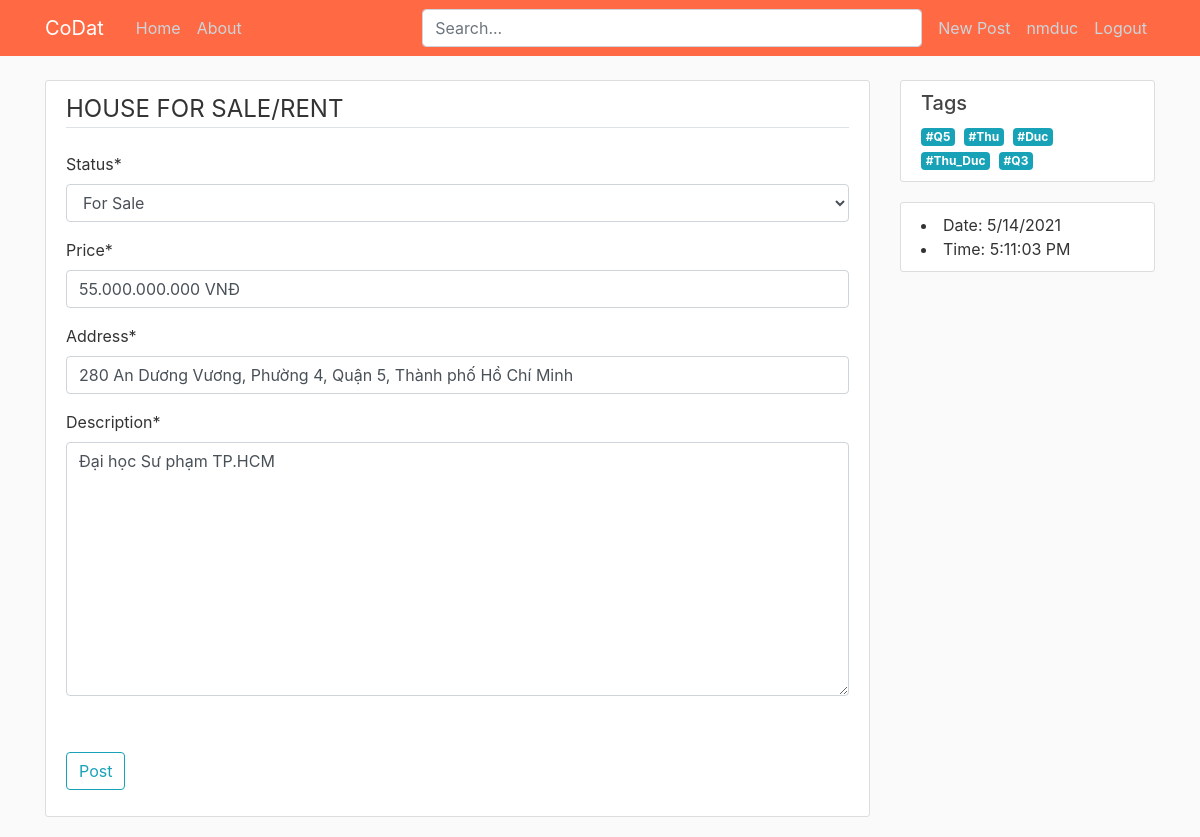
The app's page /post/5/update/ (signed in), older data.
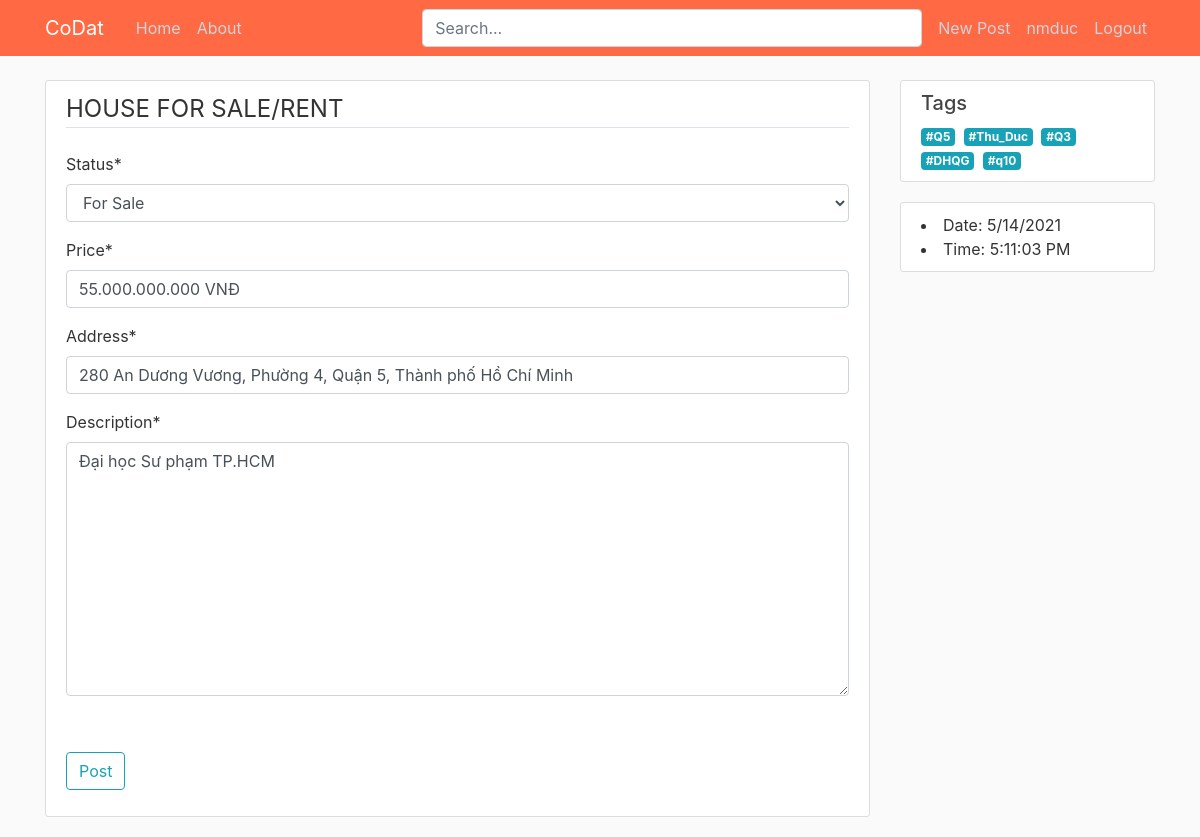
The same page, newer data.
### HomePage/views.py (the view, shortened to what this page needs)
# urls.py: path('post/<int:pk>/update/', PostUpdateView.as_view(), name='post-update'),
class PostUpdateView(TagMixin, LoginRequiredMixin, UserPassesTestMixin, UpdateView):
    model = Post
    fields = ['status', 'price', 'address', 'description', 'tags']
    def test_func(self):
        post = self.get_object()
        return self.request.user == post.author

### HomePage/views.py (called while the page is built)
    def get_context_data(self, **kwargs):
        context = super(TagMixin, self).get_context_data(**kwargs)
        context['tags'] = Tag.objects.all()
        return context

### HomePage/templates/HomePage/post_form.html (shortened to what this page needs)
{% extends "HomePage/base.html" %}
{% load crispy_forms_tags %}
{% block content %}
    <div class="content-section">
        <form method="POST" enctype='multipart/form-data'>
            <fieldset class="form-group">
                <legend class="border-bottom mb-4">HOUSE FOR SALE/RENT</legend>
                {{ form|crispy }}
            </fieldset>
            <div class="form-group">
                <br/>
                <button class="btn btn-outline-info" type="submit">Post</button>
            </div>
        </form>
    </div>
{% endblock content %}

### HomePage/templates/HomePage/base.html (shortened to what this page needs)
{% load static %}
<!DOCTYPE html>
<html>
<head>
    <link rel="stylesheet" href="https://maxcdn.bootstrapcdn.com/bootstrap/4.0.0/css/bootstrap.min.css">
    <link rel="stylesheet" type="text/css" href="{% static 'HomePage/main.css' %}">
</head>
<body>
    <header class="site-header">
        <nav class="navbar navbar-expand-md navbar-dark bg-steel fixed-top">
            <div class="container">
                <a class="navbar-brand mr-4" href="{% url 'home-page' %}">CoDat</a>
                <div class="collapse navbar-collapse" id="navbarToggle">
                    <div class="navbar-nav mr-auto">
                        <a class="nav-item nav-link" href="{% url 'home-page' %}">Home</a>
                        <a class="nav-item nav-link" href="{% url 'home-about' %}">About</a>
                    </div>
                    <div class="search-bar mr-sm-2">
                        <form action="{% url 'home-page' %}">
                            <input class="form-control" type="search" placeholder="Search..." aria-label="Search" name="search">
                        </form>
                    </div>
                    <div class="navbar-nav">
                        {% if user.is_authenticated %}
                            <a class="nav-item nav-link" href="{% url 'post-create' %}">New Post</a>
                            <a class="nav-item nav-link" href="{% url 'profile' %}">{{ user.username }}</a>
                            <a class="nav-item nav-link" href="{% url 'logout' %}">Logout</a>
                        {% else %}
                            <a class="nav-item nav-link" href="{% url 'login' %}?next={{request.path}}">Login</a>
                            <a class="nav-item nav-link" href="{% url 'register' %}">Register</a>
                        {% endif %}
                    </div>
                </div>
            </div>
        </nav>
    </header>
    <main role="main" class="container">
        <div class="row">
            <div class="col-md-9">
                {% block content %}{% endblock %}
            </div>
            <div class="col-md-3">
                <div class="content-section">
                    <h5>Tags</h5>
                    {% for tag in tags %}
                        <a href="{% url 'tag-posts' tag.slug %}" class="mr-1 badge badge-info">#{{ tag }}</a>
                    {% endfor %}
                </div>
                <div class="content-section">
                    <li>Date: <span id="date"></span></li>
                    <li>Time: <span id="time"></li>
                </div>
            </div>
        </div>
    </main>
</body>
</html>

Row changes from the older to the newer data that the page shows:
removed Tag: name "Thu"
removed Tag: name "Duc"
added Tag: name "DHQG"
added Tag: name "q10"
